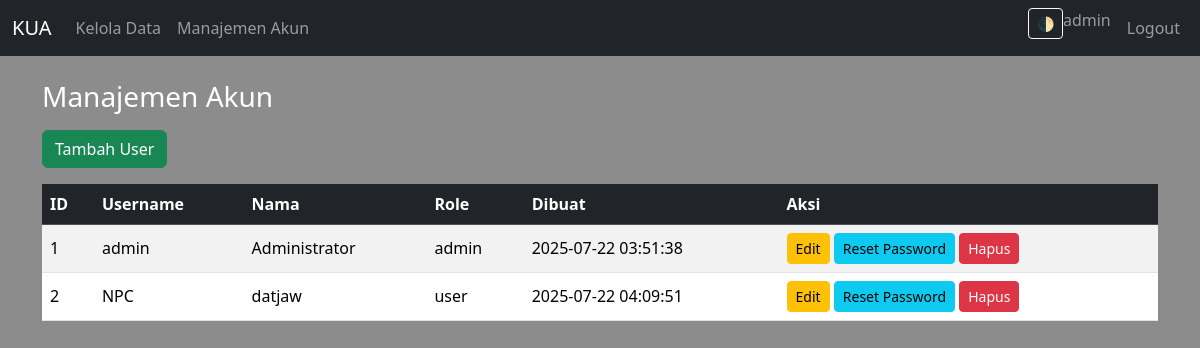
The page /pages/users.php (signed in) on the database its author committed.
### tables this page shows
CREATE TABLE `users` (
  `id` int(11) NOT NULL,
  `username` varchar(50) NOT NULL,
  `password_hash` varchar(255) NOT NULL,
  `full_name` varchar(100) DEFAULT NULL,
  `role` enum('user','admin') DEFAULT 'user',
  `created_at` timestamp NOT NULL DEFAULT current_timestamp()
);

### pages/users.php (the view, shortened to what this page needs)
<?php
require_once __DIR__ . '/../includes/config.php';
$res = $conn->query("SELECT id, username, full_name, role, created_at FROM users ORDER BY id ASC");
include __DIR__ . '/../includes/header.php';
?>
<h1 class="h3 mb-3">Manajemen Akun</h1>
<a href="<?php echo BASE_URL; ?>/pages/user_form.php" class="btn btn-success mb-3">Tambah User</a>
<div class="table-responsive">
<table class="table table-striped table-hover align-middle bg-white rounded">
  <thead class="table-dark">
    <tr>
      <th>ID</th>
      <th>Username</th>
      <th>Nama</th>
      <th>Role</th>
      <th>Dibuat</th>
      <th>Aksi</th>
    </tr>
  </thead>
  <tbody>
  <?php while($row = $res->fetch_assoc()): ?>
    <tr>
      <td><?php echo $row['id']; ?></td>
      <td><?php echo htmlspecialchars($row['username']); ?></td>
      <td><?php echo htmlspecialchars($row['full_name']); ?></td>
      <td><?php echo htmlspecialchars($row['role']); ?></td>
      <td><?php echo $row['created_at']; ?></td>
      <td class="table-actions">
        <a href="<?php echo BASE_URL; ?>/pages/user_form.php?id=<?php echo $row['id']; ?>" class="btn btn-sm btn-warning">Edit</a>
        <a href="<?php echo BASE_URL; ?>/pages/user_reset.php?id=<?php echo $row['id']; ?>" class="btn btn-sm btn-info" onclick="return confirm('Reset password ke default?');">Reset Password</a>
        <a href="<?php echo BASE_URL; ?>/pages/user_delete.php?id=<?php echo $row['id']; ?>" class="btn btn-sm btn-danger" onclick="return confirm('Yakin hapus user?');">Hapus</a>
      </td>
    </tr>
  <?php endwhile; ?>
  </tbody>
</table>
</div>
<?php include __DIR__ . '/../includes/footer.php'; ?>

### assets/css/custom.css (style rules this page uses)
body { background: url("../img/banner.png") no-repeat center center fixed; background-size: cover; position: relative; min-height: 100vh; color: #fff; }
body::before { content: ""; position: fixed; inset: 0; background: rgba(0,0,0,.45); z-index: -1; }

### rows shown on the page
users: id "1", username "admin", full_name "Administrator", role "admin", created_at "2025-07-22 03:51:38"
users: id "2", username "NPC", full_name "datjaw", role "user", created_at "2025-07-22 04:09:51"

### other values the page prints
$_SESSION['username'] "admin"
